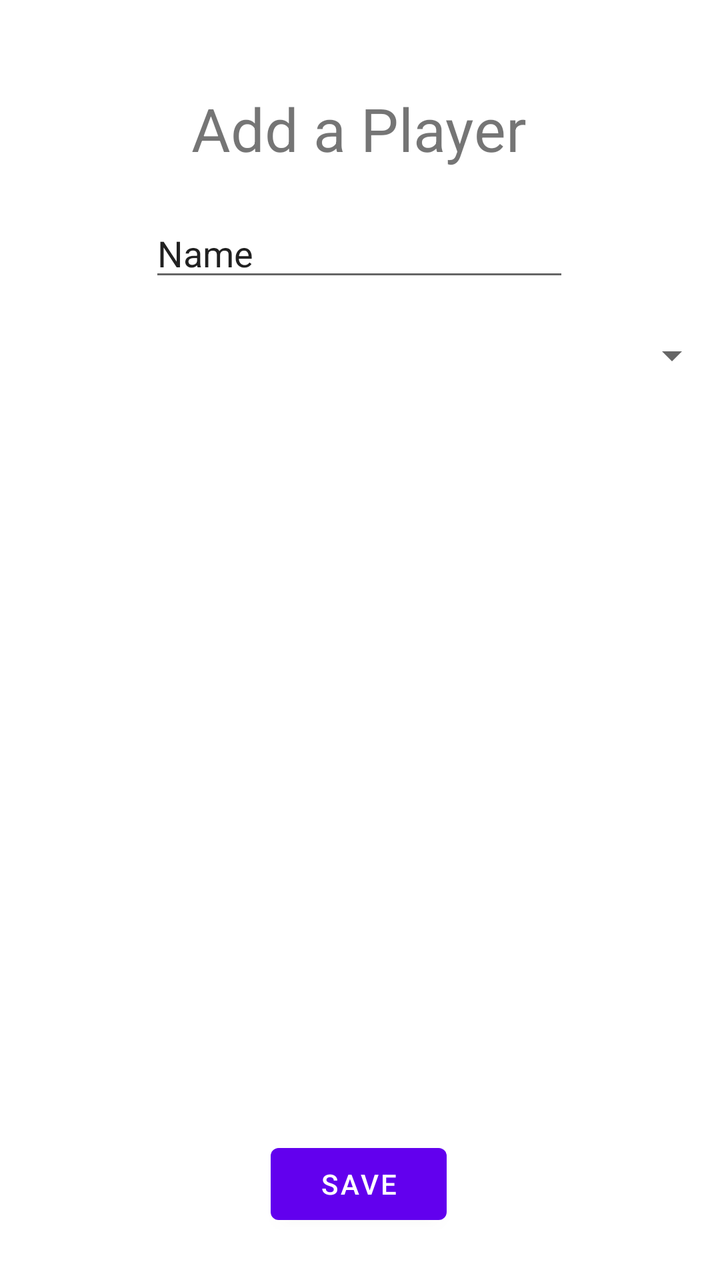
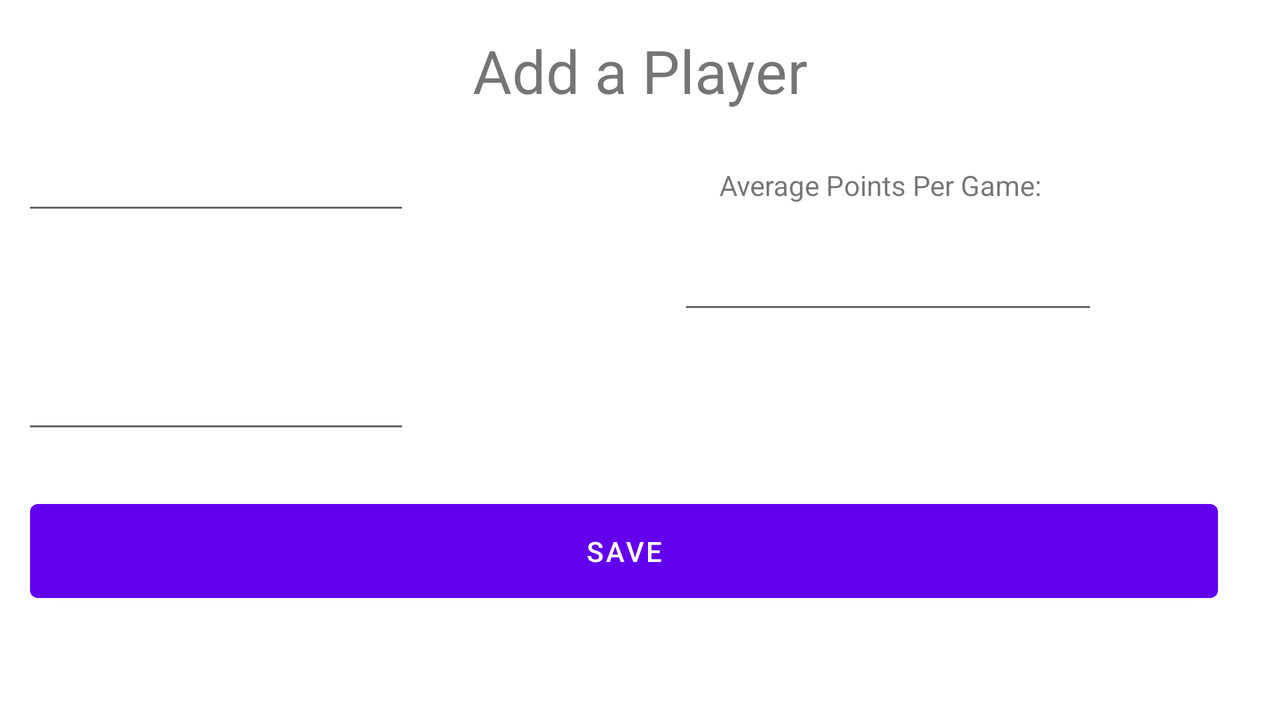

An Android layout and its configuration variant, each rendered on a device that would load it. The default file and the variant file are quoted in full after the pictures.
<!-- AndroidManifest.xml: application theme Theme.TeamViewApp -->
<!-- res/layout/activity_create_player.xml -->
<?xml version="1.0" encoding="utf-8"?>
<androidx.constraintlayout.widget.ConstraintLayout xmlns:android="http://schemas.android.com/apk/res/android"
xmlns:app="http://schemas.android.com/apk/res-auto"
xmlns:tools="http://schemas.android.com/tools"
android:layout_width="match_parent"
android:layout_height="match_parent"
tools:context=".ViewRosterActivity">

    <Button
        android:id="@+id/viewRosterButton"
        android:layout_width="wrap_content"
        android:layout_height="wrap_content"
        android:layout_marginBottom="24dp"
        android:text="@string/save"
        app:layout_constraintBottom_toBottomOf="parent"
        app:layout_constraintEnd_toEndOf="parent"
        app:layout_constraintHorizontal_bias="0.498"
        app:layout_constraintStart_toStartOf="parent" />

    <androidx.constraintlayout.widget.Group
    android:id="@+id/group"
    android:layout_width="wrap_content"
    android:layout_height="wrap_content" />

    <TextView
        android:id="@+id/textView3"
        android:layout_width="wrap_content"
        android:layout_height="wrap_content"
        android:layout_marginTop="44dp"
        android:text="@string/add_a_player"
        app:layout_constraintEnd_toEndOf="parent"
        app:layout_constraintHorizontal_bias="0.498"
        app:layout_constraintStart_toStartOf="parent"
        app:layout_constraintTop_toTopOf="parent"
        android:textSize="@dimen/header_font_size"/>

    <EditText
        android:id="@+id/editTextTextPersonName"
        android:layout_width="wrap_content"
        android:layout_height="wrap_content"
        android:layout_marginTop="20dp"
        android:ems="10"
        android:inputType="textPersonName"
        android:text="@string/name"
        app:layout_constraintEnd_toEndOf="parent"
        app:layout_constraintHorizontal_bias="0.497"
        app:layout_constraintStart_toStartOf="parent"
        app:layout_constraintTop_toBottomOf="@+id/textView3" />

    <Spinner
        android:id="@+id/spinner"
        android:layout_width="match_parent"
        android:layout_height="wrap_content"
        android:layout_marginTop="20dp"
        app:layout_constraintEnd_toEndOf="parent"
        app:layout_constraintHorizontal_bias="0.0"
        app:layout_constraintStart_toStartOf="parent"
        app:layout_constraintTop_toBottomOf="@+id/editTextTextPersonName" />

</androidx.constraintlayout.widget.ConstraintLayout>
<!-- resources referenced by this layout -->
<resources>
  <dimen name="header_font_size">30sp</dimen>
  <string name="add_a_player">Add a Player</string>
  <string name="name">Name</string>
  <string name="save">Save</string>
  <style name="Theme.TeamViewApp" parent="Theme.MaterialComponents.DayNight.DarkActionBar">
          
          <item name="colorPrimary">@color/purple_500</item>
          <item name="colorPrimaryVariant">@color/purple_700</item>
          <item name="colorOnPrimary">@color/white</item>
          
          <item name="colorSecondary">@color/teal_200</item>
          <item name="colorSecondaryVariant">@color/teal_700</item>
          <item name="colorOnSecondary">@color/black</item>
          
          <item name="android:statusBarColor" tools:targetApi="l">?attr/colorPrimaryVariant</item>
          
      </style>
</resources>
<!-- res/layout-land/activity_create_player.xml (the repository's variant of the layout above) -->
<!-- drawn on the phone turned sideways -->
<?xml version="1.0" encoding="utf-8"?>
<androidx.constraintlayout.widget.ConstraintLayout xmlns:android="http://schemas.android.com/apk/res/android"
    xmlns:app="http://schemas.android.com/apk/res-auto"
    xmlns:tools="http://schemas.android.com/tools"
    android:layout_width="match_parent"
    android:layout_height="match_parent"
    android:layout_margin="15dp"
    tools:context=".ViewRosterActivity">

    <Button
        android:id="@+id/viewRosterButton"
        android:layout_width="match_parent"
        android:layout_height="59dp"
        android:layout_marginEnd="16dp"
        android:layout_marginRight="16dp"
        android:layout_marginBottom="16dp"
        android:text="@string/save"
        app:layout_constraintBottom_toBottomOf="parent"
        app:layout_constraintEnd_toEndOf="parent"
        app:layout_constraintTop_toBottomOf="@+id/editTextPersonLastName" />

    <TextView
        android:id="@+id/textView3"
        android:layout_width="wrap_content"
        android:layout_height="wrap_content"
        android:text="@string/add_a_player"
        android:textSize="@dimen/header_font_size"
        app:layout_constraintEnd_toEndOf="parent"
        app:layout_constraintStart_toStartOf="parent"
        app:layout_constraintTop_toTopOf="parent" />

    <EditText
        android:id="@+id/editTextPersonLastName"
        android:layout_width="wrap_content"
        android:layout_height="wrap_content"
        android:layout_marginTop="68dp"
        android:layout_marginEnd="420dp"
        android:layout_marginRight="420dp"
        android:ems="10"
        android:inputType="textPersonName"
        app:layout_constraintBottom_toBottomOf="parent"
        app:layout_constraintEnd_toEndOf="parent"
        app:layout_constraintTop_toBottomOf="@+id/editTextPersonFirstName"
        app:layout_constraintVertical_bias="0.0" />

    <TextView
        android:id="@+id/textView4"
        android:layout_width="wrap_content"
        android:layout_height="wrap_content"
        android:layout_marginTop="92dp"
        android:layout_marginEnd="32dp"
        android:layout_marginRight="32dp"
        android:text="Last Name:"
        app:layout_constraintEnd_toStartOf="@+id/editTextPersonLastName"
        app:layout_constraintHorizontal_bias="0.0"
        app:layout_constraintStart_toStartOf="parent"
        app:layout_constraintTop_toBottomOf="@+id/textView7" />

    <EditText
        android:id="@+id/editTextPersonFirstName"
        android:layout_width="wrap_content"
        android:layout_height="wrap_content"
        android:layout_marginTop="56dp"
        android:layout_marginEnd="420dp"
        android:layout_marginRight="420dp"
        android:ems="10"
        android:inputType="textPersonName"
        app:layout_constraintEnd_toEndOf="parent"
        app:layout_constraintTop_toTopOf="parent" />

    <TextView
        android:id="@+id/textView7"
        android:layout_width="wrap_content"
        android:layout_height="wrap_content"
        android:layout_marginTop="68dp"
        android:layout_marginEnd="32dp"
        android:layout_marginRight="32dp"
        android:text="First Name:"
        app:layout_constraintEnd_toStartOf="@+id/editTextPersonFirstName"
        app:layout_constraintHorizontal_bias="0.0"
        app:layout_constraintStart_toStartOf="parent"
        app:layout_constraintTop_toTopOf="parent" />

    <EditText
        android:id="@+id/editPlayerNumber"
        android:layout_width="wrap_content"
        android:layout_height="wrap_content"
        android:layout_marginEnd="76dp"
        android:layout_marginRight="76dp"
        android:ems="10"
        android:inputType="number"
        app:layout_constraintBottom_toBottomOf="parent"
        app:layout_constraintEnd_toEndOf="parent"
        app:layout_constraintHorizontal_bias="1.0"
        app:layout_constraintStart_toEndOf="@+id/editTextPersonLastName"
        app:layout_constraintTop_toBottomOf="@+id/textView5"
        app:layout_constraintVertical_bias="0.092" />

    <TextView
        android:id="@+id/textView5"
        android:layout_width="wrap_content"
        android:layout_height="wrap_content"
        android:layout_marginTop="68dp"
        android:layout_marginEnd="104dp"
        android:layout_marginRight="104dp"
        android:text="Average Points Per Game:"
        app:layout_constraintEnd_toEndOf="parent"
        app:layout_constraintHorizontal_bias="1.0"
        app:layout_constraintStart_toEndOf="@+id/editTextPersonFirstName"
        app:layout_constraintTop_toTopOf="parent" />

    <androidx.constraintlayout.widget.Group
        android:id="@+id/group"
        android:layout_width="wrap_content"
        android:layout_height="wrap_content"
        tools:layout_editor_absoluteX="0dp"
        tools:layout_editor_absoluteY="-16dp" />

</androidx.constraintlayout.widget.ConstraintLayout>
<!-- resources referenced by the variant -->
<!-- as the phone turned sideways resolves them -->
<resources>
  <dimen name="header_font_size">30sp</dimen>
  <string name="add_a_player">Add a Player</string>
  <string name="save">Save</string>
  <style name="Theme.TeamViewApp" parent="Theme.MaterialComponents.DayNight.DarkActionBar">
          
          <item name="colorPrimary">@color/purple_500</item>
          <item name="colorPrimaryVariant">@color/purple_700</item>
          <item name="colorOnPrimary">@color/white</item>
          
          <item name="colorSecondary">@color/teal_200</item>
          <item name="colorSecondaryVariant">@color/teal_700</item>
          <item name="colorOnSecondary">@color/black</item>
          
          <item name="android:statusBarColor" tools:targetApi="l">?attr/colorPrimaryVariant</item>
          
      </style>
</resources>
